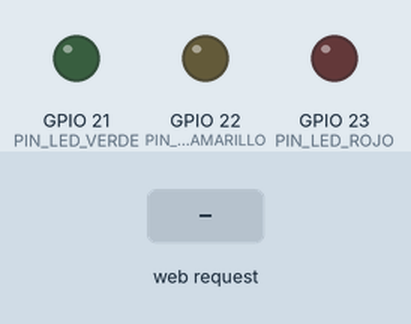
This sketch was run on a simulated ESP32. On the bench: output pins drawn as LEDs (lit = HIGH). Inputs (shaded band) come from the test bench. WiFi joins after 1.5 s; servers stay silent unless stated; what the sketch prints to the serial monitor is not drawn.

Above: at 3.2 s.
3.3 s: HTTP request GET /led/verde/on received
At 4.1 s:
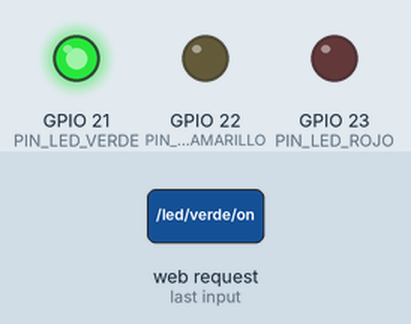
4.8 s: HTTP request GET /led/verde/off received
At 5.2 s:
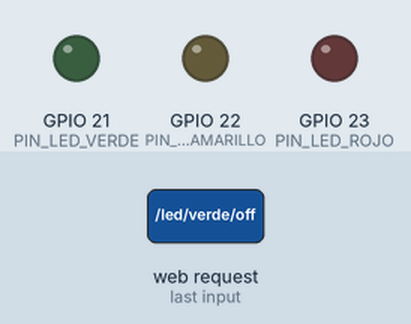
Timing chart, 0 to 7.8 s (numbered marks = the images above; inputs shaded):
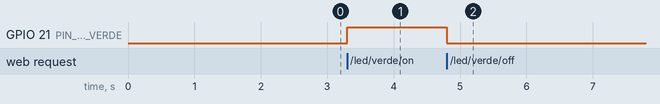

The sketch:

Interfaz_Joystick_5.ino
```cpp
#include <WiFi.h>
#include <WebServer.h>

// Configuración de red Wi-Fi
const char *ssid ="Wifi";// "BUAP_Trabajadores";   //"BUAP_Trabajadores";//"Wifi";
const char *password = "12345678";// "BuaPW0rk.2017";  //"BuaPW0rk.2017"; //"12345678";

// Asignación de pines
#define PIN_LED_VERDE     21  // Salida LED VERDE
#define PIN_LED_AMARILLO  22  // Salida LED AMARILLO
#define PIN_LED_ROJO      23  // Salida LED ROJO

// Joystick
#define PIN_JOY_X      34   // Entrada Analógica de coordenada X
#define PIN_JOY_Y      35   // Entrada Analógica de coordenada Y
#define PIN_JOY_BOTON  32   // Entrada Digital del Botón


// Crear un servidor web en el puerto 80
WebServer server(80);

void setup() {
  // Inicialización de la comunicación serie
  Serial.begin(115200);

  // Configuración de pines
  pinMode(PIN_LED_VERDE, OUTPUT);  // Salida LED VERDE
  pinMode(PIN_LED_AMARILLO, OUTPUT);  // Salida LED AMARILLO
  pinMode(PIN_LED_ROJO, OUTPUT);  // Salida LED ROJO
  pinMode(PIN_JOY_BOTON, INPUT_PULLUP); //Entrada BOTÓN JOYSTICK

  // Conectar a la red Wi-Fi
  WiFi.begin(ssid, password);
  Serial.print("Conectando a WiFi");
  while (WiFi.status() != WL_CONNECTED) {
    delay(1000);
    Serial.print(".");
  }
  Serial.println("¡Conectado!");
  Serial.println(WiFi.localIP());


  // Rutas para controlar el LED VERDE
  server.on("/led/verde/on", HTTP_GET, []() {
    digitalWrite(PIN_LED_VERDE, HIGH);  // Enciende el LED
    server.send(200, "text/plain", "LED Verde Encendido");
  });

    server.on("/led/verde/off", HTTP_GET, []() {
    digitalWrite(PIN_LED_VERDE, LOW);  // Apaga el LED
    server.send(200, "text/plain", "LED Verde Apagado");
  });

    server.on("/joystick", HTTP_GET, []() {
     int xValue = analogRead(PIN_JOY_X);
     int yValue = analogRead(PIN_JOY_Y);
     int BotónValue = digitalRead(PIN_JOY_BOTON);

      // Formato simple para Python
    String data = "X:" + String(xValue) +
                  ",Y:" + String(yValue) +
                  ",Botón:" + String(BotónValue);

    server.send(200, "text/plain", data);
  });

  // Iniciar el servidor
  server.begin();
  Serial.println("Servidor HTTP iniciado");
}

void loop() {
  // Maneja las solicitudes entrantes
  server.handleClient();
}
```

Measured:
- after the input at 3.3 s, GPIO 21 (PIN_LED_VERDE): LOW → HIGH at once
- after the input at 4.8 s, GPIO 21 (PIN_LED_VERDE): HIGH → LOW at once
